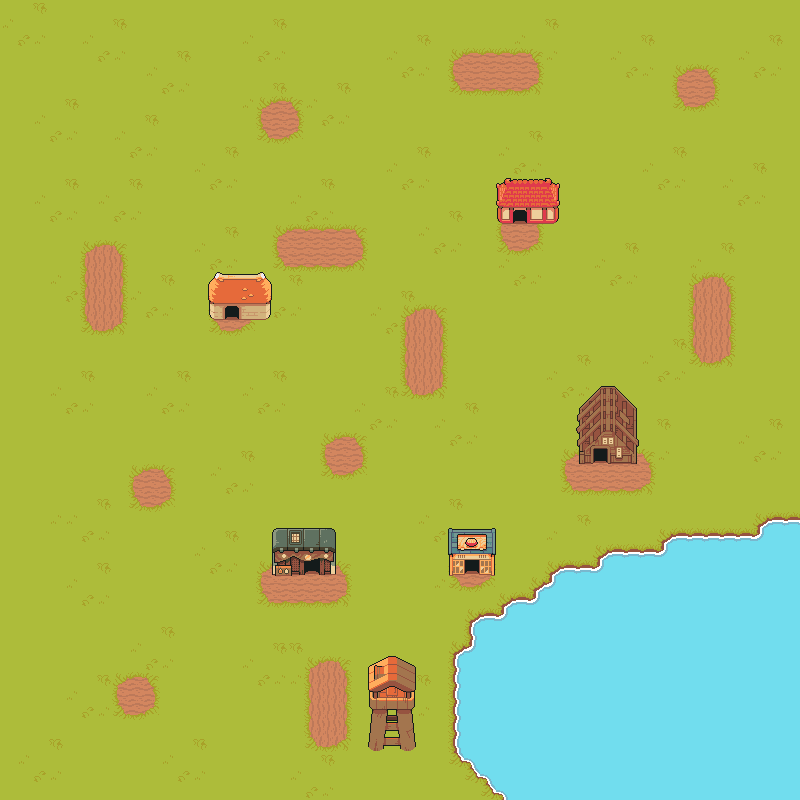

This is a level from a 2D game, rendered from its Tiled map with the project's own tilesets. A one-line summary and the map file follow, with tile-layer data summarised:
An orthogonal 50x50 tile map with 16x16 px tiles, 4 tile layers (GroundLayer, Water, Buildings, BuildingsTop), 3 tilesets and 61 objects.

<map version="1.9" tiledversion="1.9.0" orientation="orthogonal" renderorder="right-down" width="50" height="50" tilewidth="16" tileheight="16" infinite="0" nextlayerid="6" nextobjectid="81">
 <tileset firstgid="1" source="TilesetFloor.tsx" />
 <tileset firstgid="573" source="TilesetWater.tsx" />
 <tileset firstgid="1049" source="TilesetHouse.tsx" />
 <layer id="1" name="GroundLayer" width="50" height="50">
  <data>[2500 cells, 2500 non-empty, 13 distinct tile ids]</data>
 </layer>
 <layer id="2" name="Water" width="50" height="50">
  <data>[2500 cells, 336 non-empty, 7 distinct tile ids]</data>
 </layer>
 <layer id="3" name="Buildings" width="50" height="50">
  <data>[2500 cells, 80 non-empty, 80 distinct tile ids]</data>
 </layer>
 <layer id="4" name="BuildingsTop" width="50" height="50">
  <data>[2500 cells, 9 non-empty, 9 distinct tile ids]</data>
 </layer>
 <objectgroup id="5" name="CollisionPolygons">
  <object id="17" x="239" y="274.063" width="25.9375" height="44.9375" />
  <object id="18" x="264.625" y="284.125" width="7.3125" height="15.625" />
  <object id="19" x="263.25" y="299.688" width="7.6875" height="15.25" />
  <object id="20" x="215.063" y="274" width="23.875" height="31.8125" />
  <object id="21" x="208.063" y="284.063" width="7.125" height="15.875" />
  <object id="22" x="209" y="300.063" width="16.0625" height="14.8125" />
  <object id="23" x="213.938" y="314.875" width="11.0625" height="4.0625" />
  <object id="24" x="215.063" y="276">
   <polygon points="0,0 -7.0625,8.125 0.0625,8" />
  </object>
  <object id="25" x="215" y="274">
   <polygon points="0,0 2,-2.125 4.875,-2.0625 8.9375,-0.1875" />
  </object>
  <object id="26" x="262.875" y="271.938">
   <polygon points="0,0 -2.875,0.0625 -7.6875,2.1875 2.0625,2.1875" />
  </object>
  <object id="27" x="264.938" y="274.188">
   <polygon points="0,0 7.0625,9.875 0,10" />
  </object>
  <object id="28" x="264.938" y="318.875">
   <polygon points="0,0 6.125,-3.9375 -0.1875,-3.875" />
  </object>
  <object id="29" x="209" y="314.938">
   <polygon points="0,0 5.1875,0 5.125,3.9375" />
  </object>
  <object id="30" x="495.938" y="182.938" width="64.0625" height="25" />
  <object id="31" x="503" y="182.938">
   <polygon points="0,0 3.0625,-5 46.875,-4.9375 50,0.0625" />
  </object>
  <object id="32" x="497" y="208.063" width="16" height="10.9375" />
  <object id="33" x="500" y="219.063" width="13.0625" height="3.875" />
  <object id="34" x="513" y="208" width="13.9375" height="2" />
  <object id="37" x="526.938" y="207.875" width="29.0625" height="15" />
  <object id="38" x="556" y="208" width="2.875" height="10.9375" />
  <object id="39" x="556" y="218.938">
   <polygon points="0,0 0.0625,3.875 2.9375,-0.0625" />
  </object>
  <object id="40" x="496.938" y="219">
   <polygon points="0,0 3,0 3.0625,3.9375" />
  </object>
  <object id="41" x="272" y="532" width="32" height="42.9091" />
  <object id="42" x="274.909" y="575" width="17.0909" height="0.818182" />
  <object id="43" x="320" y="532.091" width="15.9091" height="42.7273" />
  <object id="44" x="304.091" y="532" width="15.9091" height="25.8182" />
  <object id="45" x="276" y="528" width="55.9091" height="4" />
  <object id="46" x="331.909" y="527.909">
   <polygon points="0,0 4,4.27273 0,4.27273" />
  </object>
  <object id="47" x="276.091" y="528.091">
   <polygon points="0,0 -4,3.81818 0.0909091,3.81818" />
  </object>
  <object id="48" x="448.063" y="528" width="47.9375" height="26.9375" />
  <object id="49" x="449" y="555" width="46.125" height="4.9375" />
  <object id="50" x="479" y="559.938" width="16.1875" height="14.875" />
  <object id="51" x="449.063" y="559.938" width="15.9375" height="14.9375" />
  <object id="52" x="578.818" y="407" width="14.2727" height="56.8182" />
  <object id="53" x="608.091" y="408.091" width="28.7273" height="55.7273" />
  <object id="54" x="593.182" y="407" width="14.6364" height="40.9091" />
  <object id="55" x="579" y="408">
   <polygon points="0,0 22.1818,-22.0909 36.0909,-22.0909 57.8182,0.0909091" />
  </object>
  <object id="57" x="367.875" y="667" width="48" height="42" />
  <object id="58" x="367.875" y="667">
   <polygon points="0,0 20.25,-11.125 28.25,-11 48.125,0" />
  </object>
  <object id="59" x="371.875" y="709" width="40.25" height="42" />
  <object id="60" x="371.75" y="709.25">
   <polygon points="0,0 -3.75,37.25 0,41.625" />
  </object>
  <object id="61" x="412.125" y="709">
   <polygon points="0,0 0.25,41.875 3.875,37.75" />
  </object>
  <object id="62" x="767.333" y="518" width="32.6667" height="281.667" />
  <object id="63" x="671.333" y="534" width="96.6667" height="265.667" />
  <object id="64" x="608" y="549.667" width="64.6667" height="250" />
  <object id="65" x="559.667" y="565.667" width="49" height="233.667" />
  <object id="66" x="544" y="582" width="16.6667" height="219.333" />
  <object id="67" x="512" y="598" width="37.3333" height="202.333" />
  <object id="68" x="480.333" y="614" width="45.3333" height="164.667" />
  <object id="69" x="469.333" y="622.333" width="20.3333" height="145.667" />
  <object id="70" x="453.667" y="652.333" width="26" height="99.6667" />
  <object id="71" x="767.455" y="518">
   <polygon points="0,0 -15.4545,16 0.818182,16" />
  </object>
  <object id="72" x="671.182" y="534.182">
   <polygon points="0,0 -15.5455,15.4545 1.45455,15.5455" />
  </object>
  <object id="73" x="608.091" y="549.727">
   <polygon points="0,0 -16.0909,15.8182 0.545455,15.9091" />
  </object>
  <object id="74" x="559.636" y="565.545">
   <polygon points="0,0 -15.8182,16.3636 1.09091,16.4545" />
  </object>
  <object id="75" x="527.909" y="598.182">
   <polygon points="0,0 16.2727,-16.4545 16.1818,-0.0909091" />
  </object>
  <object id="76" x="512.091" y="598">
   <polygon points="0,0 -16.3636,16.1818 0.0909091,16" />
  </object>
  <object id="77" x="480.364" y="613.909">
   <polygon points="0,0 -11,8.45455 0.454545,8.45455" />
  </object>
  <object id="78" x="469.364" y="640">
   <polygon points="0,0 -15.7273,12.4545 0.636364,12.5455" />
  </object>
  <object id="79" x="453.909" y="752.091">
   <polygon points="0,0 41.9091,42.4545 40.9091,-0.0909091" />
  </object>
  <object id="80" x="495.727" y="794.545">
   <polygon points="0,0 6.09091,0.272727 7.81818,5.45455 16.8182,5.36364 16.6364,-16.6364 -1,-16.4545" />
  </object>
 </objectgroup>
</map>
